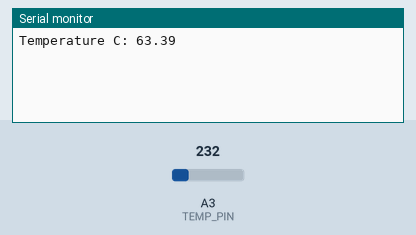
Simulated run of this sketch. Board: Arduino Uno R4 WiFi. Shown: the last lines printed to the serial monitor. Inputs (shaded band) come from the test bench; at power-on: A3 (TEMP_PIN) = 232 (analog values on the 0–1023 scale). WiFi joins after 1.5 s; servers stay silent unless stated; no MQTT or app messages arrive unless stated.

Above: at 2.7 s.
2.8 s: A3 (TEMP_PIN) set to 250
At 4.2 s:
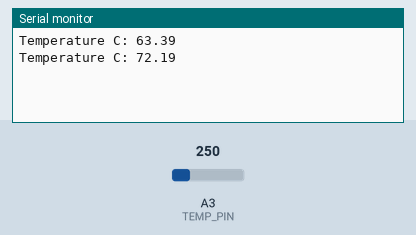
4.3 s: A3 (TEMP_PIN) set to 266
At 7.0 s:
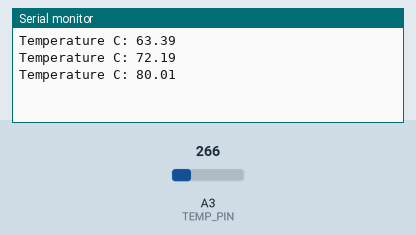
Timing chart, 0 to 8.5 s (numbered marks = the images above; inputs shaded):
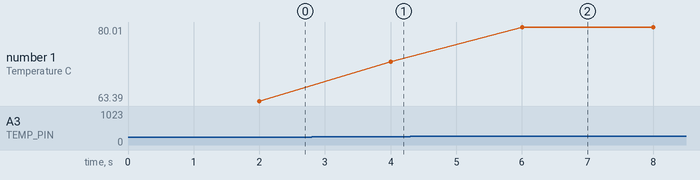

Measured:
- after the input at 2.8 s, the serial monitor: prints a new line after 1.2 s (image 1)
- after the input at 4.3 s, the serial monitor: prints a new line after 1.7 s (image 2)
- plotted number 1: 63.39 → 72.19 after the input at 2.8 s, 72.19 → 80.01 after the input at 4.3 s

The sketch:

01_MCP9700AE____________________.ino
```cpp
#include <WiFiS3.h>
#include <PubSubClient.h>
// ตั้งค่า Wi-Fi และ MQTT ของห้องปฏิบัติการ
const char* WIFI_SSID="EDOK";
const char* WIFI_PASS="1234567890";
const char* BROKER="phycom.it.kmitl.ac.th";
WiFiClient network;
PubSubClient mqtt(network);
unsigned long lastReconnect=0;
void connectNetwork(){
  if(WiFi.status()!=WL_CONNECTED){WiFi.begin(WIFI_SSID,WIFI_PASS);}
  mqtt.setServer(BROKER,1883);
}
void maintainNetwork(){
  if(WiFi.status()!=WL_CONNECTED){if(millis()-lastReconnect>5000){lastReconnect=millis();WiFi.begin(WIFI_SSID,WIFI_PASS);}return;}
  if(!mqtt.connected() && millis()-lastReconnect>3000){
    lastReconnect=millis();
    String id="uno-r4-"+String(millis());
    mqtt.connect(id.c_str());
  }
  mqtt.loop();
}

// MCP9700AE: VDD -> 5V, GND -> GND, VOUT -> A3
// ตรวจสอบลำดับขาจาก datasheet ของแพ็กเกจจริงก่อนจ่ายไฟ
const byte TEMP_PIN=A3;
const float VREF=5.0; // UNO R4 ใช้ค่าอ้างอิง ADC ตามวงจรจริง; ปรับตามแรงดันที่วัด
const float OFFSET_C=0.0; // ค่าชดเชยหลังเทียบกับเทอร์โมมิเตอร์
unsigned long lastSample=0;
float readCelsius(){
  long sum=0;
  for(int i=0;i<16;i++)sum+=analogRead(TEMP_PIN);
  float raw=sum/16.0;
  float mv=raw*VREF*1000.0/1023.0; // analogReadResolution(10)
  return (mv-500.0)/10.0+OFFSET_C; // MCP9700AE: 500mV ที่ 0°C, 10mV/°C
}
void setup(){
  Serial.begin(115200);
  analogReadResolution(10);
  pinMode(TEMP_PIN,INPUT);
  connectNetwork();
}
void loop(){
  maintainNetwork();
  if(millis()-lastSample>=2000){
    lastSample=millis();
    float c=readCelsius();
    Serial.print("Temperature C: ");Serial.println(c,2);
    if(mqtt.connected()){
      char msg[20];
      dtostrf(c,1,2,msg);
      mqtt.publish("68070131/tmp/temperature",msg);
    }
  }
}
```
